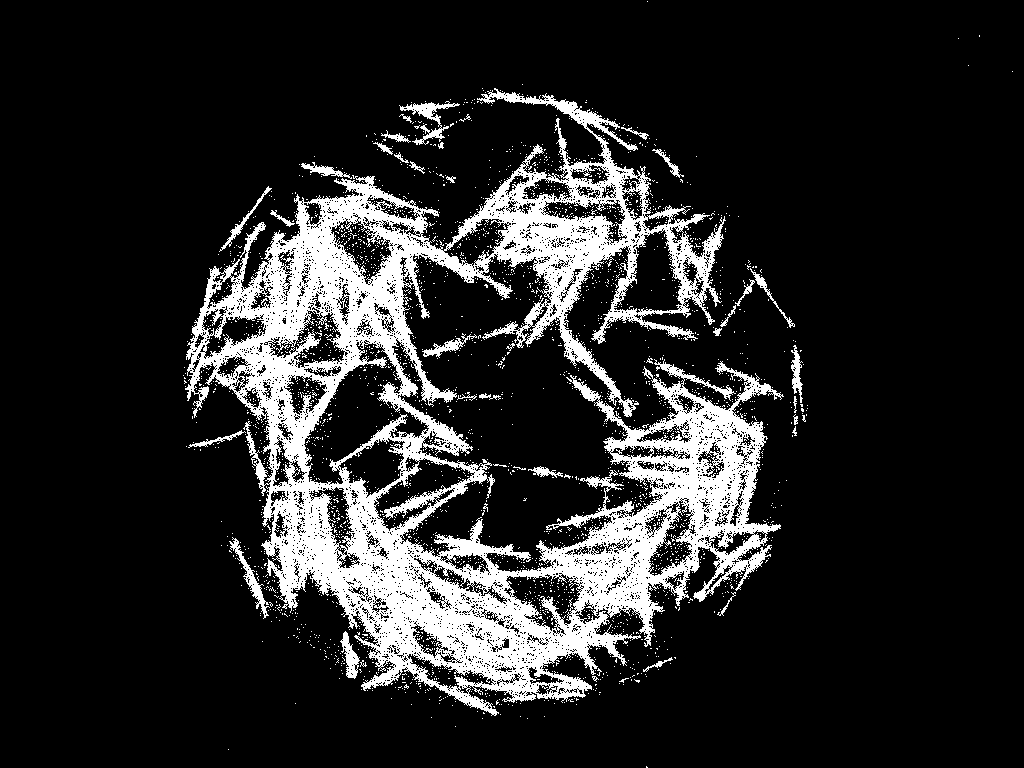
#> input picture shrimp/dataset_predict.png, 1024 x 768 px
$ jupyter execute counting.ipynb   (shell and % lines are left out)   (Python 2 division)
#> lines starting #> are read from the running program, lines starting #| are printed output that depends on the picture; after the words box and inside, x2 and y2 are one past the last pixel; in counts of white or black regions, pixels touching at a corner belong together
# object counting

[cell 1]
import cv2
from matplotlib import pyplot as plt
from skimage import filters
cl=cv2.imread('dataset_predict.png')
#> cl is the input picture: shape (768, 1024, 3); values 0 (black) and 1 (white), 15.4% white; 2580 white regions (2544 under 20 px), largest, box (x1, y1, x2, y2) and area: (185, 88, 784, 716) 111401, (399, 101, 460, 145) 687, (229, 537, 270, 619) 563

[cell 2]
a=filters.gaussian(cl.astype(float), sigma=1.5)
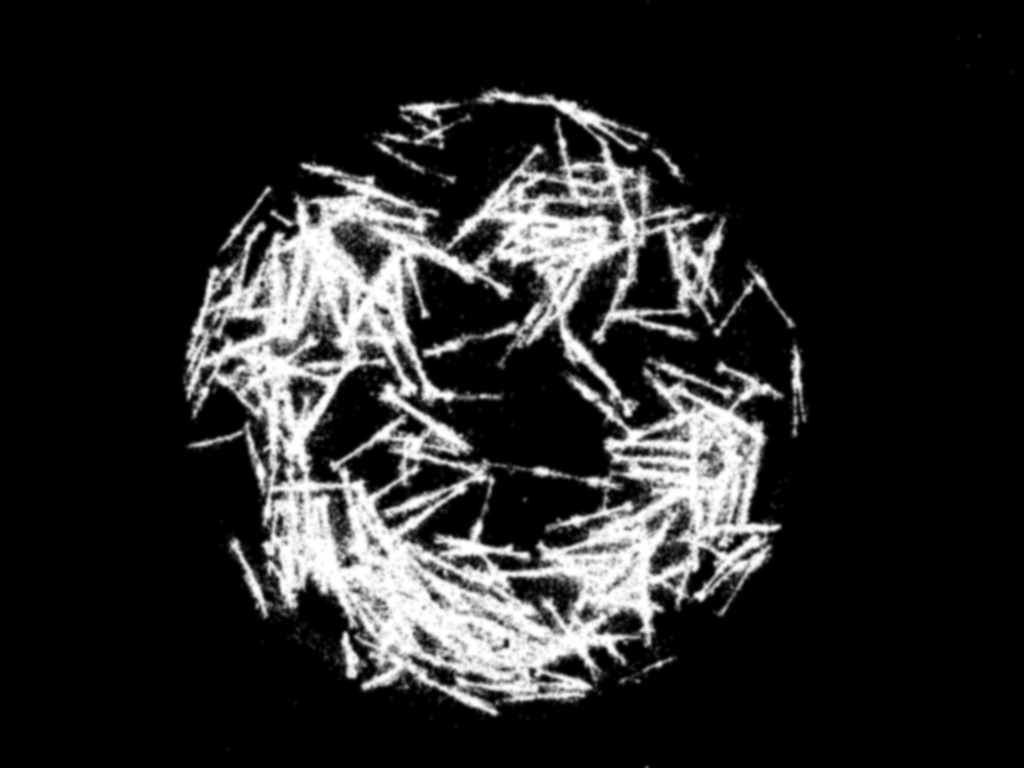
#> a: shape (768, 1024, 3) float64; min 0, max 1, mean 0.154
plt.imshow(a, cmap=plt.cm.gray)
plt.rcParams['figure.figsize']=(10,7)

[cell 3]
from skimage.filters import threshold_otsu
thresh = threshold_otsu(a)
#> thresh = 0.4
binary = a > thresh
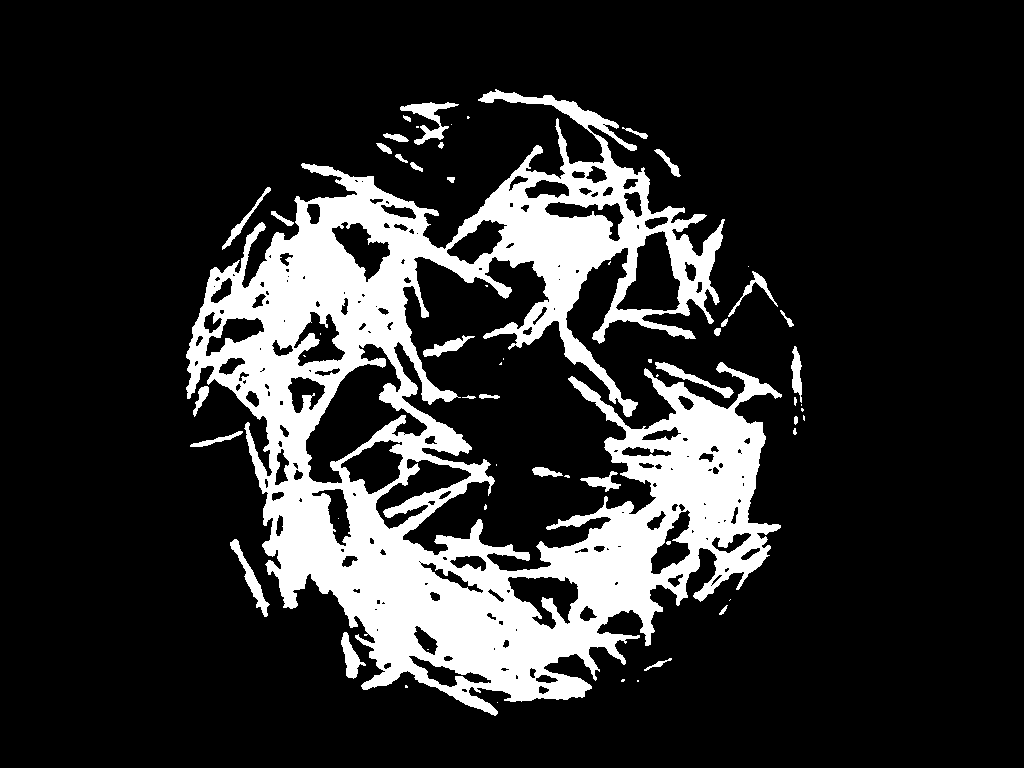
#> binary: shape (768, 1024, 3) bool; 17.5% white; 59 white regions (26 under 20 px), largest, box (x1, y1, x2, y2) and area: (186, 89, 782, 716) 130959, (400, 102, 459, 145) 802, (230, 539, 270, 617) 660
plt.imshow(binary, cmap=plt.cm.gray)
plt.rcParams['figure.figsize']=(10,7)

[cell 4]
from skimage import measure
blobs_labels,num = measure.label(binary, background=0,return_num=True,connectivity=2)
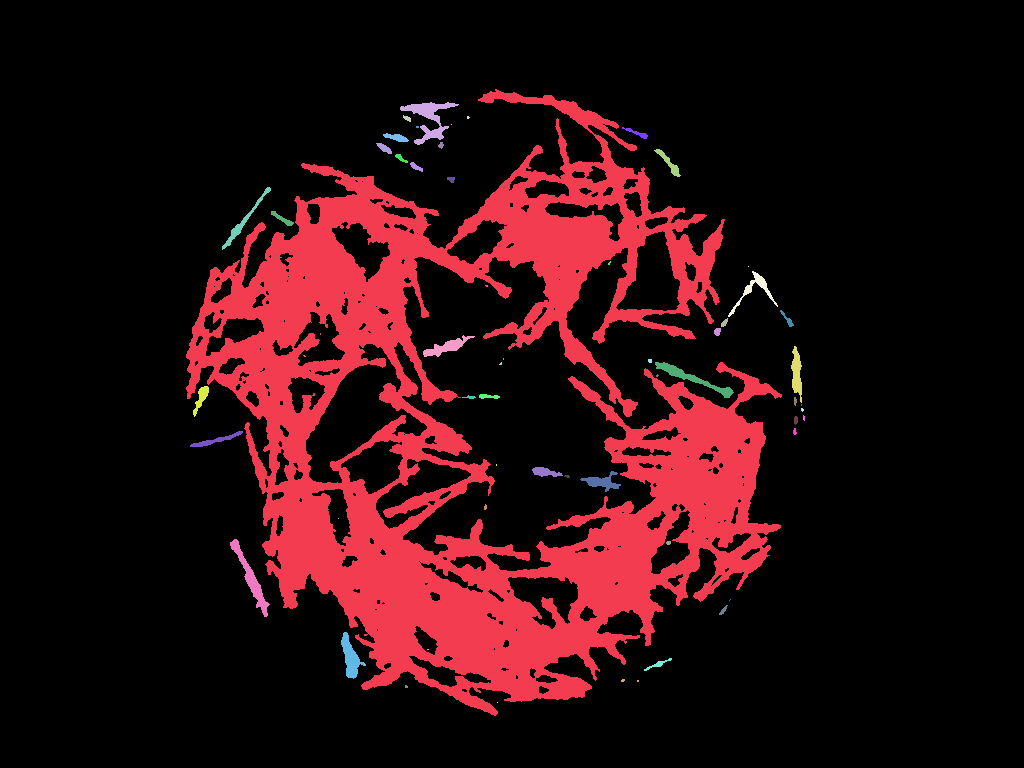
#> blobs_labels: shape (768, 1024, 3) int32; 60 distinct labels, from 0 to 59; one colour per label, 0 black
#> num = 59
print 'totol object is %d'%num
#| totol object is 59

[cell 5]
plt.imshow(blobs_labels, cmap=plt.cm.jet)
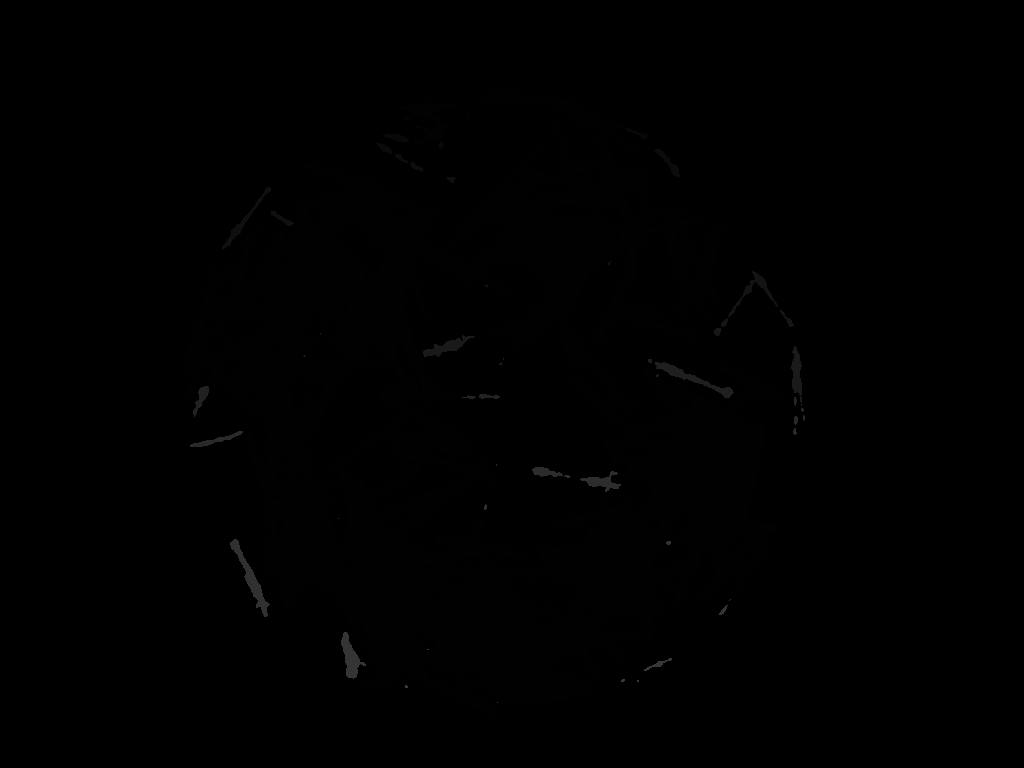
#> shown: shape (768, 1024, 3); min 0, max 59, mean 0.4

$ run again, with shrimp/coinspredict.png copied over shrimp/dataset_predict.png
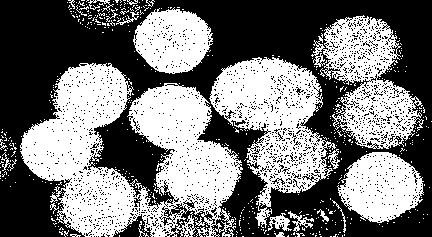
#> input picture shrimp/coinspredict.png, 432 x 237 px
#> cl is the input picture: shape (237, 432, 3); values 0 (black) and 1 (white), 46.1% white; 514 white regions (491 under 20 px), largest, box (x1, y1, x2, y2) and area: (20, 63, 243, 237) 20927, (209, 57, 336, 228) 9339, (311, 15, 424, 149) 6870
#> thresh = 0.463
#> binary: shape (237, 432, 3) bool; 49.6% white; 38 white regions (24 under 20 px), largest, box (x1, y1, x2, y2) and area: (21, 64, 242, 237) 22621, (210, 58, 335, 225) 10767, (314, 16, 421, 148) 8276
#> `blobs_labels,num = measure.label(binary, background=0,return_num=True,..`:
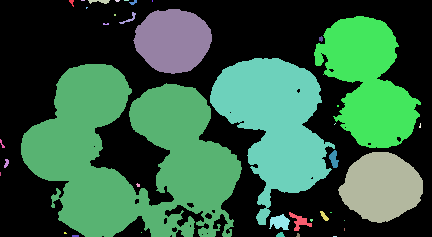
#> blobs_labels: shape (237, 432, 3) int32; 39 distinct labels, from 0 to 38; one colour per label, 0 black
#> num = 38
#| totol object is 38
#> `[cell 5] plt.imshow(blobs_labels, cmap=plt.cm.jet)`:
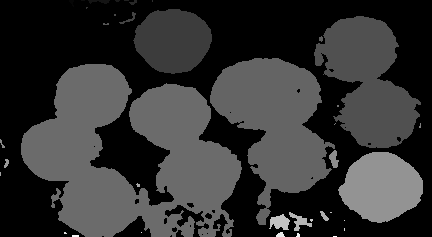
#> shown: shape (237, 432, 3); min 0, max 38, mean 7.6; drawn with min black and max white
